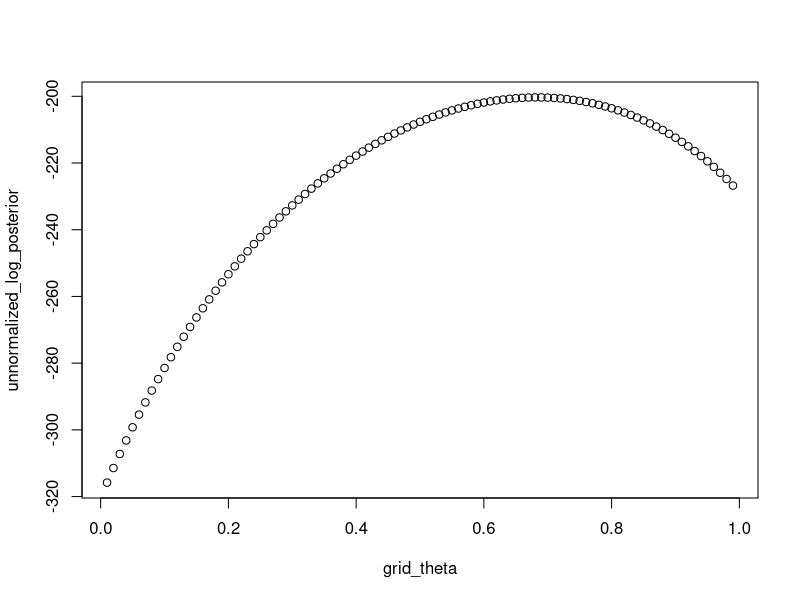
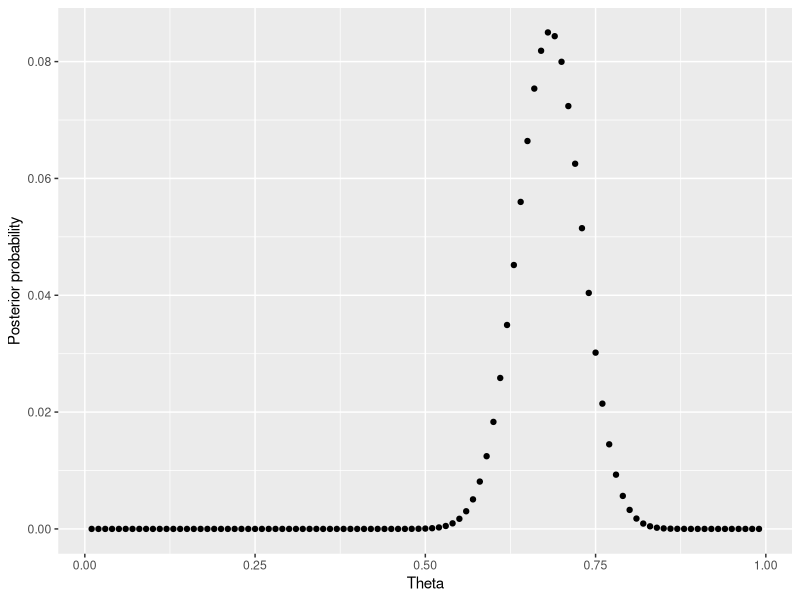
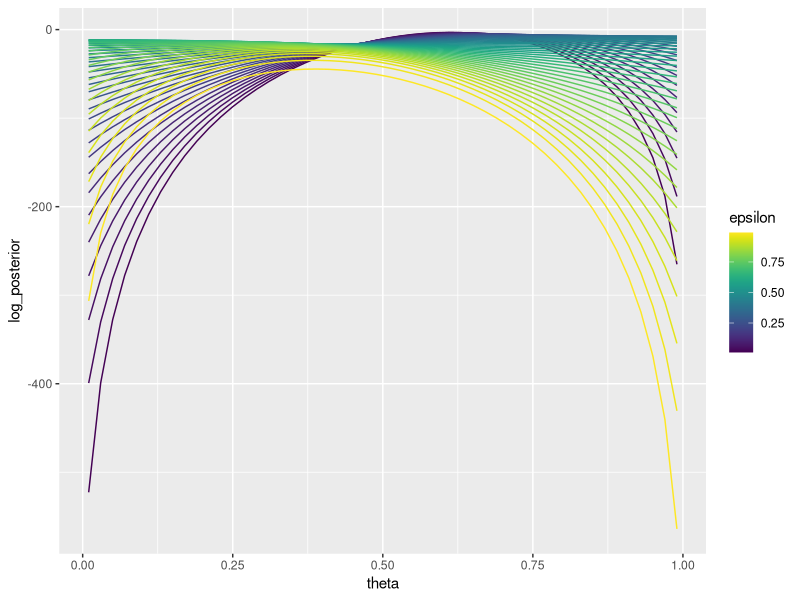
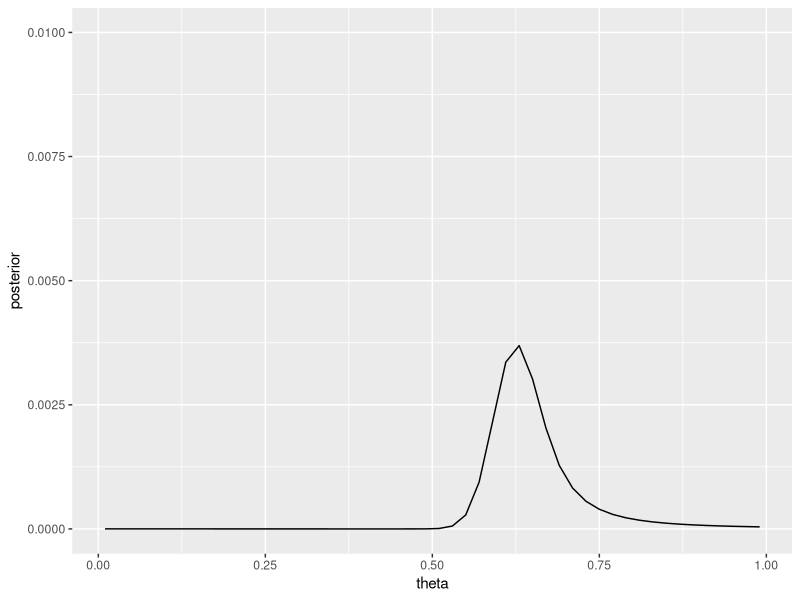

Recreate these plots in R, in order.
## ---- chunk 1
library(tidyverse)
library(matrixStats)
## ---- chunk 2
set.seed(1000)

# perturbs observations with probability epsilon
noisy_observation <- function(y, n = 1, epsilon = .2) {
  ys <- rep(y, n)
  noisy <- rbernoulli(p = epsilon, n = n)
  return(ifelse(noisy, 1-ys, ys))
}

n_samps <- 100 # this is technically j? 

alpha_theta <- 1
beta_theta <- 1

alpha_epsilon <- 1
beta_epsilon <- 10

theta <- .7
epsilon <- .2


# our training data n observations of individual exemplars of this concept y 
y_1 = rbernoulli(p = theta, n = 1)
y_2 = rbernoulli(p = theta, n = 1)
y_3 = rbernoulli(p = theta, n = 1)

# noisy_observation(y = 1, n = 10, epsilon = .2)

z_bar = c(noisy_observation(y = y_1, n = n_samps, epsilon = epsilon),
          noisy_observation(y = y_2, n = n_samps, epsilon = epsilon),
          noisy_observation(y = y_3, n = n_samps, epsilon = epsilon))
## ---- chunk 3
lp_theta_given_z <- function(z_bar, 
                             theta, epsilon, 
                             alpha_theta, beta_theta, 
                             alpha_epsilon, beta_epsilon) {
  lp_z_given_theta(z_bar, theta, epsilon) + 
    lp_theta(theta, alpha_theta, beta_theta) + 
    lp_epsilon(epsilon, alpha_epsilon, beta_epsilon)
}

lp_z_given_theta <- function(z_bar, theta, epsilon) {
  sum(sapply(z_bar, 
             function(x) lp_zij_given_theta(zij = x, 
                                            theta = theta, 
                                            epsilon = epsilon)))
}

lp_zij_given_theta <- function(zij, theta, epsilon) {

  matrixStats::logSumExp(
    c(lp_zij_given_y(zij, 1, epsilon) + 
        lp_yi_given_theta(1, theta),
      lp_zij_given_y(zij, 0, epsilon) + 
        lp_yi_given_theta(0, theta)))
}

lp_yi_given_theta <- function(yi, theta) {
  dbinom(yi, size = 1, prob = theta, log = TRUE)
}

lp_zij_given_y <- function(zij, yi, epsilon) {
  if (zij == yi) {
    log(1-epsilon)
  } else {
    log(epsilon)
  }
}

lp_theta <- function(theta, alpha, beta) {
  dbeta(x = theta, shape1 = alpha, shape2 = beta, 
            log = TRUE)
}

lp_epsilon <- function(theta, alpha, beta) {
  dbeta(x = theta, shape1 = alpha, shape2 = beta, 
            log = TRUE)
}
## ---- chunk 4
lp_zij_given_theta(1, .3, epsilon)
lp_z_given_theta(z_bar, .3, epsilon)
lp_theta_given_z(z_bar, .3, epsilon, alpha_theta, beta_theta, alpha_epsilon, beta_epsilon)
lp_theta_given_z(z_bar, .7, epsilon, alpha_theta, beta_theta, alpha_epsilon, beta_epsilon)
## ---- chunk 5
grid_theta <- seq(0.01, .99, .01)

unnormalized_log_posterior <- sapply(grid_theta, 
                                 function(x) 
                                   lp_theta_given_z(z_bar = z_bar, 
                                                    theta = x, 
                                                    epsilon = epsilon, 
                                                    alpha_theta = alpha_theta, 
                                                    beta_theta = beta_theta,
                                                    alpha_epsilon = alpha_epsilon, 
                                                    beta_epsilon = beta_epsilon))

plot(grid_theta, unnormalized_log_posterior)
## ---- chunk 6
log_posterior = unnormalized_log_posterior - matrixStats::logSumExp(unnormalized_log_posterior)

posterior = exp(log_posterior)

qplot(grid_theta, posterior) + 
  ylab("Posterior probability") +
  xlab("Theta")
## ---- chunk 7
posterior_entropy = sum(- posterior * log(posterior))
posterior_entropy
## ---- chunk 8
grid_theta <- seq(0.01, .99, .02)
grid_epsilon <- seq(0.01, .99, .02)

samps <- expand_grid(theta = grid_theta,
                     epsilon = grid_epsilon) 
  

samps$unnormalized_log_posterior <- mapply(function(x, y) 
                                   lp_theta_given_z(z_bar = z_bar, 
                                                    theta = x, 
                                                    epsilon = y, 
                                                    alpha_theta = alpha_theta, 
                                                    beta_theta = beta_theta,
                                                    alpha_epsilon = alpha_epsilon, 
                                                    beta_epsilon = beta_epsilon), 
                                   samps$theta, 
                                   samps$epsilon)


## ---- chunk 9
samps$log_posterior = samps$unnormalized_log_posterior - matrixStats::logSumExp(samps$unnormalized_log_posterior)

ggplot(samps, 
       aes(x = theta, y = log_posterior, col = epsilon, group = epsilon)) +
  geom_line() + 
  viridis::scale_color_viridis()

## ---- chunk 10
# average = sum(x) / length(x) 
# log average = logsumexp(x) * log(1/length(x))

theta_posterior <- samps %>%
  group_by(theta) %>%
  summarise(log_posterior = matrixStats::logSumExp(log_posterior) + 
              log(1/length(log_posterior))) %>%
  mutate(posterior = exp(log_posterior))

ggplot(theta_posterior, 
       aes(x = theta, y = posterior)) +
  geom_line() + 
  viridis::scale_color_viridis() +
  ylim(0,.01)
  

